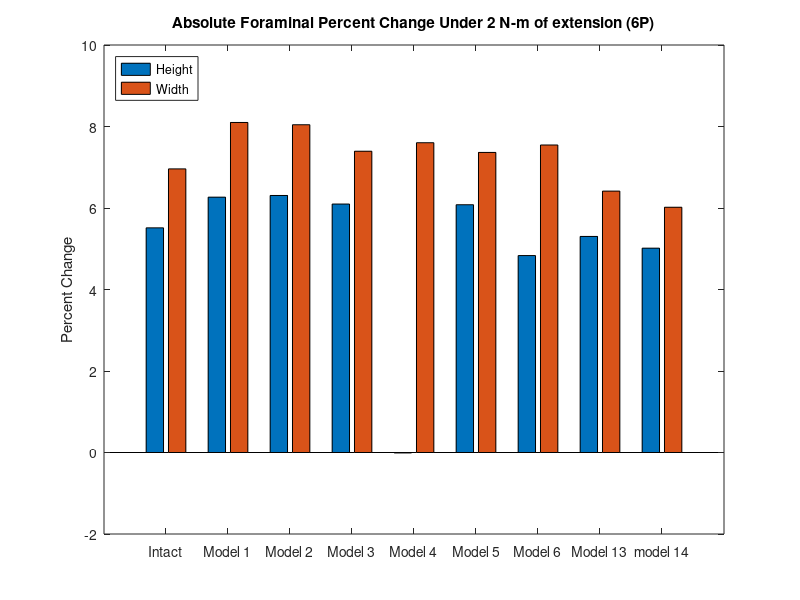
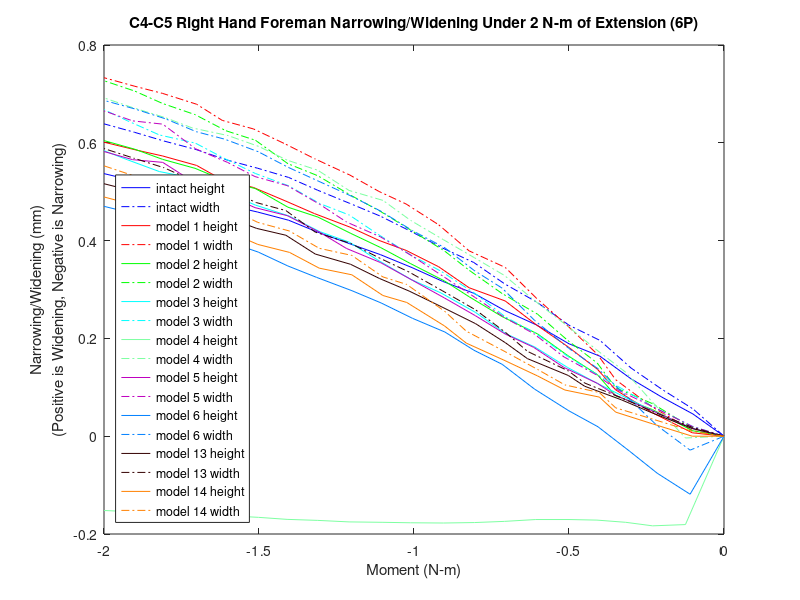

The MATLAB source for these figures, in order:
%% foramen height and width narrowing/widening 
% for all models for the c3-c4 right hand side foramen 
% 4457,20101,9037,21922

% 6P!!

% Values for displacement and base coordinates have not yet been updated from copy paste.

k=21;
zero1=[0 0 0 0 0 0 0 0 0 0 0 0 0 0 0 0 0 0 0 0 0];

mag15y=zero1;
mag15x=zero1;
width15=zero1;
height15=zero1;

mag14y=zero1;
mag14x=zero1;
width14=zero1;
height14=zero1;

mag13y=zero1;
mag13x=zero1;
width13=zero1;
height13=zero1;

mag6y=zero1;
mag6x=zero1;
width6=zero1;
height6=zero1;

mag5y=zero1;
mag5x=zero1;
width5=zero1;
height5=zero1;

mag4y=zero1;
mag4x=zero1;
width4=zero1;
height4=zero1;

mag3y=zero1;
mag3x=zero1;
width3=zero1;
height3=zero1;


mag2y=zero1;
mag2x=zero1;
width2=zero1;
height2=zero1;

mag1y=zero1;
mag1x=zero1;
width1=zero1;
height1=zero1;
% 4457,20101,9037,21922
%% model15_intact_TLC_6P
t15=[2 2.05 2.1 2.15 2.2 2.25 2.30198 2.35365 2.40358 2.45421 2.50322 2.55384 2.60384 2.65565 2.70225 2.75206 2.80139 2.85108 2.90339 2.95085 3];

% 4457
aa1=-9.37506+[5.0731200e-01   1.1644500e+00   1.5506800e+00   1.9639900e+00   2.5077600e+00   2.8013800e+00   3.2607600e+00   3.6284200e+00   4.0456300e+00   4.3220300e+00   4.6224600e+00   4.9013300e+00   5.1402000e+00   5.3886800e+00   5.6410400e+00   5.8114200e+00   5.9624600e+00   6.1547600e+00   6.3126900e+00   6.4798900e+00   6.6315200e+00];
aa2=448.144+[1.0306900e+00  -1.5012900e-01  -6.1033700e-01  -9.3061500e-01  -1.1711500e+00  -1.2597500e+00  -1.3743200e+00  -1.4464000e+00  -1.5506500e+00  -1.6430600e+00  -1.7588200e+00  -1.8775300e+00  -1.9951700e+00  -2.1476400e+00  -2.3366700e+00  -2.4746100e+00  -2.6022700e+00  -2.7766000e+00  -2.9266400e+00  -3.0952800e+00  -3.2596600e+00];
aa3=-689.149+[-6.7815900e-01  -3.7975600e-01  -2.0962600e-01  -4.9592700e-02   1.1037900e-01   1.8674600e-01   2.8496300e-01   3.4870800e-01   4.1681400e-01   4.6069500e-01   5.0716900e-01   5.4779400e-01   5.8094500e-01   6.1575900e-01   6.5095500e-01   6.7372900e-01   6.9353500e-01   7.1799400e-01   7.3737400e-01   7.5789700e-01   7.7622800e-01];

% 20101
ab1=-11.8681+[3.3679400e-01   7.9844400e-01   1.0706900e+00   1.3706300e+00   1.7743600e+00   1.9939900e+00   2.3406300e+00   2.6185000e+00   2.9350500e+00   3.1452000e+00   3.3732800e+00   3.5833600e+00   3.7635300e+00   3.9515700e+00   4.1445900e+00   4.2740600e+00   4.3887800e+00   4.5350900e+00   4.6554700e+00   4.7840100e+00   4.8999200e+00];
ab2=447.151+[5.9687600e-01  -4.4498200e-01  -8.7930200e-01  -1.1992200e+00  -1.4597800e+00  -1.5634300e+00  -1.6997700e+00  -1.7891300e+00  -1.9071100e+00  -2.0045000e+00  -2.1244100e+00  -2.2455100e+00  -2.3639700e+00  -2.5129600e+00  -2.6935600e+00  -2.8236500e+00  -2.9430400e+00  -3.1045900e+00  -3.2430400e+00  -3.3983200e+00  -3.5476600e+00];
ab3=-698.575+[-5.1114300e-01  -2.2261900e-01  -5.6553600e-02   1.0054300e-01   2.6173400e-01   3.3903400e-01   4.4006300e-01   5.0769300e-01   5.7826400e-01   6.2226500e-01   6.6794100e-01   7.0825100e-01   7.4127200e-01   7.7497600e-01   8.0766900e-01   8.2868700e-01   8.4715500e-01   8.6979200e-01   8.8778600e-01   9.0623200e-01   9.2221800e-01];

% 9037
ac1=-7.50723+[5.6194400e-01   1.2935000e+00   1.7392700e+00   2.2144000e+00   2.8251600e+00   3.1514400e+00   3.6530500e+00   4.0483300e+00   4.4960200e+00   4.7928700e+00   5.1160900e+00   5.4162500e+00   5.6729900e+00   5.9403900e+00   6.2128800e+00   6.3968000e+00   6.5596200e+00   6.7668300e+00   6.9371300e+00   7.1177900e+00   7.2816400e+00];
ac2=444.719+[1.0471600e+00  -4.0639900e-02  -4.3855800e-01  -6.9521900e-01  -8.6407900e-01  -9.1611600e-01  -9.7960200e-01  -1.0151400e+00  -1.0763200e+00  -1.1381600e+00  -1.2185100e+00  -1.3027400e+00  -1.3898800e+00  -1.5081600e+00  -1.6591400e+00  -1.7704200e+00  -1.8739700e+00  -2.0165600e+00  -2.1395700e+00  -2.2781600e+00  -2.4141200e+00];
ac3=-690.512+[-6.4682200e-01  -4.6893600e-01  -3.5594100e-01  -2.4591900e-01  -1.3830300e-01  -8.7808300e-02  -2.7320400e-02   8.0186000e-03   4.1935600e-02   6.1346300e-02   7.9662000e-02   9.3050300e-02   1.0193600e-01   1.0928600e-01   1.1417600e-01   1.1584000e-01   1.1657500e-01   1.1599100e-01   1.1437700e-01   1.1197300e-01   1.0870700e-01];

% 21922
ad1=-12.9198+[3.2311600e-01   7.6024400e-01   1.0016700e+00   1.2671000e+00   1.6343500e+00   1.8364300e+00   2.1628000e+00   2.4299700e+00   2.7343800e+00   2.9359000e+00   3.1539400e+00   3.3541500e+00   3.5262200e+00   3.7052400e+00   3.8881000e+00   4.0104400e+00   4.1188300e+00   4.2569900e+00   4.3704600e+00   4.4913500e+00   4.6001400e+00];
ad2=450.785+[6.8449100e-01  -4.5623900e-01  -9.3953400e-01  -1.3023400e+00  -1.6050900e+00  -1.7286600e+00  -1.8918700e+00  -1.9989600e+00  -2.1393500e+00  -2.2542500e+00  -2.3950900e+00  -2.5369000e+00  -2.6745200e+00  -2.8466000e+00  -3.0545200e+00  -3.2041900e+00  -3.3415300e+00  -3.5272000e+00  -3.6862400e+00  -3.8646700e+00  -4.0363000e+00];
ad3=-694.998+[-6.0699400e-01  -2.2343400e-01  -1.8139700e-02   1.6972500e-01   3.5923800e-01   4.4942000e-01   5.6855700e-01   6.4876500e-01   7.3546800e-01   7.9219400e-01   8.5300200e-01   9.0809400e-01   9.5498900e-01   1.0055000e+00   1.0579600e+00   1.0929900e+00   1.1242400e+00   1.1639400e+00   1.1963300e+00   1.2307800e+00   1.2620300e+00];

ya1=aa1-ab1;
ya2=aa2-ab2;
ya3=aa3-ab3;
xa1=ad1-ac1;
xa2=ad2-ac2;
xa3=ad3-ac3;
x15=[xa1',xa2',xa3'];
y15=[ya1',ya2',ya3'];

for n=1:k
    mag15x(n)=sqrt(x15(n,1)^2+x15(n,2)^2+x15(n,3)^2);
end
for n=1:k
    mag15y(n)=sqrt(y15(n,1)^2+y15(n,2)^2+y15(n,3)^2);
end
for n=1:k
    width15(n)=mag15x(1,1)-mag15x(1,n);
end
for n=1:k
    height15(n)=mag15y(1,1)-mag15y(1,n);
end

%% model1_slideslide_tether/S2_6P
t1=[2 2.05126 2.11533 2.17471 2.20404 2.25121 2.30289 2.35286 2.41117 2.46025 2.51267 2.5564 2.60334 2.66048 2.70822 2.759 2.80923 2.85061 2.90524 2.95003 3];

% 4457
ae1=-9.37506+[-3.0640500e-01   1.5620400e-02   4.4823400e-01   1.0086400e+00   1.5231800e+00   2.1534000e+00   2.8115300e+00   3.5176100e+00   3.9148100e+00   4.5314900e+00   4.9948200e+00   5.2662700e+00   5.6177100e+00   5.9545800e+00   6.2656500e+00   6.5806500e+00   6.7621200e+00   7.0867400e+00   7.2958300e+00   7.4382100e+00   7.6083900e+00];
ae2=448.144+[2.1859200e+00   1.7573300e+00   1.2549800e+00   6.2899200e-01   8.2902000e-02  -5.1353100e-01  -1.0735400e+00  -1.6002900e+00  -1.8759200e+00  -2.2692800e+00  -2.5467100e+00  -2.7046600e+00  -2.9064200e+00  -3.1021900e+00  -3.2891800e+00  -3.4908900e+00  -3.6140100e+00  -3.8497100e+00  -4.0145000e+00  -4.1295300e+00  -4.2748700e+00];
ae3=-689.149+[-1.1481100e+00  -1.2589600e+00  -1.0192500e+00  -7.0956600e-01  -4.6077600e-01  -2.2674900e-01  -4.4044000e-02   1.0339000e-01   1.7304700e-01   2.6894400e-01   3.3315500e-01   3.6852900e-01   4.1236800e-01   4.5249200e-01   4.8873600e-01   5.2416300e-01   5.4331100e-01   5.7625000e-01   5.9631200e-01   6.0956200e-01   6.2538400e-01];

% 20101
af1=-11.8681+[-3.2046100e-01  -1.1510000e-01   1.6562500e-01   5.4834400e-01   9.2096000e-01   1.4008400e+00   1.9129600e+00   2.4637900e+00   2.7751200e+00   3.2586400e+00   3.6204800e+00   3.8319000e+00   4.1053400e+00   4.3667900e+00   4.6096100e+00   4.8569800e+00   4.9999600e+00   5.2549400e+00   5.4186100e+00   5.5303700e+00   5.6639300e+00];
af2=447.151+[1.5394400e+00   1.0932500e+00   6.1646100e-01   3.6942200e-02  -4.5983600e-01  -1.0062500e+00  -1.5213300e+00  -2.0090900e+00  -2.2661000e+00  -2.6378500e+00  -2.9031600e+00  -3.0556100e+00  -3.2514800e+00  -3.4425000e+00  -3.6260300e+00  -3.8238200e+00  -3.9445000e+00  -4.1733300e+00  -4.3321700e+00  -4.4428800e+00  -4.5818300e+00];
af3=-698.575+[-8.3785300e-01  -9.2002400e-01  -6.8295200e-01  -3.7546200e-01  -1.3286700e-01   9.6263500e-02   2.7601000e-01   4.2398000e-01   4.9524100e-01   5.9521800e-01   6.6364500e-01   7.0148000e-01   7.4852100e-01   7.9100000e-01   8.2847100e-01   8.6434600e-01   8.8365900e-01   9.1568100e-01   9.3508000e-01   9.4813800e-01   9.6355400e-01];

% 9037
ag1=-7.50723+[-2.5743400e-01   1.0864800e-01   6.0187500e-01   1.2377600e+00   1.8143700e+00   2.5060500e+00   3.2161600e+00   3.9652100e+00   4.3844000e+00   5.0340300e+00   5.5218300e+00   5.8076100e+00   6.1775400e+00   6.5325000e+00   6.8607500e+00   7.1938600e+00   7.3861200e+00   7.7304700e+00   7.9525200e+00   8.1035500e+00   8.2841300e+00];
ag2=444.719+[2.1685800e+00   1.7794000e+00   1.3386200e+00   7.9720500e-01   3.2745800e-01  -1.8636100e-01  -6.6861100e-01  -1.1215500e+00  -1.3563800e+00  -1.6859100e+00  -1.9141300e+00  -2.0425300e+00  -2.2050300e+00  -2.3615400e+00  -2.5104600e+00  -2.6712800e+00  -2.7696500e+00  -2.9587100e+00  -3.0917400e+00  -3.1847900e+00  -3.3029600e+00];
ag3=-690.512+[-1.0346900e+00  -1.1854100e+00  -1.0121000e+00  -7.9137100e-01  -6.1973800e-01  -4.6619900e-01  -3.5792600e-01  -2.8208900e-01  -2.5136700e-01  -2.1427400e-01  -1.9353000e-01  -1.8348200e-01  -1.7262500e-01  -1.6446100e-01  -1.5828000e-01  -1.5413600e-01  -1.5342300e-01  -1.5458400e-01  -1.5731100e-01  -1.5974300e-01  -1.6313300e-01];

% 21922
ah1=-12.9198+[-3.6086200e-01  -1.6549900e-01   9.3603700e-02   4.4254700e-01   7.8345700e-01   1.2321900e+00   1.7198900e+00   2.2555200e+00   2.5599500e+00   3.0331900e+00   3.3868000e+00   3.5931600e+00   3.8600100e+00   4.1143300e+00   4.3498000e+00   4.5887800e+00   4.7264400e+00   4.9710500e+00   5.1275300e+00   5.2344800e+00   5.3620900e+00];
ah2=450.785+[1.7083600e+00   1.2389000e+00   7.1447500e-01   6.3450300e-02  -4.9979700e-01  -1.1167500e+00  -1.6964500e+00  -2.2428800e+00  -2.5316500e+00  -2.9506700e+00  -3.2510700e+00  -3.4243200e+00  -3.6475900e+00  -3.8658300e+00  -4.0758500e+00  -4.3022400e+00  -4.4403500e+00  -4.7024100e+00  -4.8843200e+00  -5.0111400e+00  -5.1702600e+00];
ah3=-694.998+[-1.0313900e+00  -1.0918700e+00  -8.1016700e-01  -4.3823600e-01  -1.3836700e-01   1.4972500e-01   3.8261700e-01   5.7934900e-01   6.7677700e-01   8.1477500e-01   9.1054900e-01   9.6428900e-01   1.0320000e+00   1.0944900e+00   1.1510000e+00   1.2069400e+00   1.2382500e+00   1.2927200e+00   1.3274300e+00   1.3511400e+00   1.3797700e+00];

xb1=ah1-ag1;
xb2=ah2-ag2;
xb3=ah3-ag3;
yb1=ae1-af1;
yb2=ae2-af2;
yb3=ae3-af3;
y1=[yb1',yb2',yb3'];
x1=[xb1',xb2',xb3'];

for n=1:k
    mag1x(n)=sqrt(x1(n,1)^2+x1(n,2)^2+x1(n,3)^2);
end
for n=1:k
    mag1y(n)=sqrt(y1(n,1)^2+y1(n,2)^2+y1(n,3)^2);
end
for n=1:k
    height1(n)=mag1y(1,1)-mag1y(1,n);
end
for n=1:k
    width1(n)=mag1x(1,1)-mag1x(1,n);
end
%% model2_SlideSlide_NoTether/S2_6P
t2=[2 2.05126 2.1153 2.17471 2.20447 2.25221 2.30059 2.35788 2.41099 2.45099 2.50605 2.55427 2.60174 2.65492 2.70335 2.75569 2.80363 2.85302 2.90564 2.95047 3];

% 4457
ai1=-9.37506+[-1.7017400e-01  -6.1963300e-02   1.7788700e-01   3.5813800e-01   6.8007300e-01   9.9460100e-01   1.3920300e+00   1.7571700e+00   2.2384200e+00   2.6689500e+00   3.1880200e+00   3.7148500e+00   4.1834700e+00   4.7290500e+00   5.0538400e+00   5.6407100e+00   5.8791500e+00   6.2827100e+00   6.5548300e+00   6.8537100e+00   7.1098200e+00];
ai2=448.144+[2.5984000e+00   2.3762500e+00   2.0042700e+00   1.7494100e+00   1.3134800e+00   9.1361700e-01   4.6156900e-01   9.5424100e-02  -3.1779000e-01  -6.5195900e-01  -1.0303400e+00  -1.3976500e+00  -1.7190500e+00  -2.0880400e+00  -2.3062100e+00  -2.7020200e+00  -2.8642200e+00  -3.1416600e+00  -3.3337500e+00  -3.5510500e+00  -3.7419900e+00];
ai3=-689.149+[-1.3210800e+00  -1.3594900e+00  -1.1862100e+00  -1.0511600e+00  -8.1328200e-01  -5.9934100e-01  -3.7648900e-01  -2.1061400e-01  -4.0571200e-02   7.9117900e-02   2.0015400e-01   3.0329000e-01   3.8149900e-01   4.5969100e-01   5.0062300e-01   5.6383300e-01   5.8543100e-01   6.1668300e-01   6.3590900e-01   6.5543400e-01   6.7064500e-01];

% 20101
aj1=-11.8681+[-2.1616900e-01  -1.5284900e-01  -2.0854900e-02   8.2291000e-02   2.7697800e-01   4.8095400e-01   7.6019900e-01   1.0319600e+00   1.4005700e+00   1.7341300e+00   2.1420600e+00   2.5608900e+00   2.9347800e+00   3.3691600e+00   3.6272900e+00   4.0916900e+00   4.2806200e+00   4.6013300e+00   4.8174200e+00   5.0549700e+00   5.2589600e+00];
aj2=447.151+[1.8236600e+00   1.6164000e+00   1.2639900e+00   1.0223700e+00   6.1263800e-01   2.4585700e-01  -1.6280600e-01  -4.9612300e-01  -8.8040200e-01  -1.1952200e+00  -1.5560500e+00  -1.9104000e+00  -2.2182800e+00  -2.5689600e+00  -2.7754800e+00  -3.1480100e+00  -3.3004800e+00  -3.5623700e+00  -3.7440300e+00  -3.9497000e+00  -4.1305400e+00];
aj3=-698.575+[-9.6580700e-01  -1.0063900e+00  -8.5119300e-01  -7.2526100e-01  -4.9927900e-01  -2.9709600e-01  -8.9446500e-02   6.4989100e-02   2.2674000e-01   3.4390000e-01   4.6564900e-01   5.7336900e-01   6.5648200e-01   7.4118700e-01   7.8636700e-01   8.5738600e-01   8.8239700e-01   9.1992600e-01   9.4283600e-01   9.6618700e-01   9.8492400e-01];

% 9037
ak1=-7.50723+[-1.1656300e-01   1.6456200e-02   3.1160900e-01   5.3062000e-01   9.1762200e-01   1.2884000e+00   1.7444200e+00   2.1531100e+00   2.6782500e+00   3.1408700e+00   3.6931500e+00   4.2491100e+00   4.7411400e+00   5.3118100e+00   5.6507100e+00   6.2619800e+00   6.5101100e+00   6.9300700e+00   7.2135000e+00   7.5250700e+00   7.7920800e+00];
ak2=444.719+[2.5710800e+00   2.3710600e+00   2.0489100e+00   1.8310100e+00   1.4616300e+00   1.1247000e+00   7.4406900e-01   4.3508200e-01   8.4701100e-02  -1.9953700e-01  -5.2196700e-01  -8.3545800e-01  -1.1093100e+00  -1.4226000e+00  -1.6071700e+00  -1.9406100e+00  -2.0767500e+00  -2.3089000e+00  -2.4690600e+00  -2.6497700e+00  -2.8082000e+00];
ak3=-690.512+[-1.1726200e+00  -1.2347000e+00  -1.1102400e+00  -1.0109000e+00  -8.3683700e-01  -6.8300300e-01  -5.2746700e-01  -4.1426300e-01  -3.0220900e-01  -2.2855000e-01  -1.5902200e-01  -1.0558600e-01  -7.1539300e-02  -4.4892200e-02  -3.4752400e-02  -2.7873600e-02  -2.9316700e-02  -3.7144100e-02  -4.4626800e-02  -5.4969800e-02  -6.5800900e-02];

% 21922
al1=-12.9198+[-2.5352100e-01  -1.9904400e-01  -9.1009000e-02  -6.5726400e-03   1.5333600e-01   3.2507500e-01   5.7035200e-01   8.1733700e-01   1.1641300e+00   1.4832300e+00   1.8777600e+00   2.2867800e+00   2.6537900e+00   3.0811400e+00   3.3353600e+00   3.7928200e+00   3.9789000e+00   4.2944700e+00   4.5065800e+00   4.7393600e+00   4.9391300e+00];
al2=450.785+[2.0291800e+00   1.8065300e+00   1.4200500e+00   1.1513100e+00   6.8914800e-01   2.7007700e-01  -1.9825300e-01  -5.7866200e-01  -1.0126100e+00  -1.3660200e+00  -1.7691800e+00  -2.1643500e+00  -2.5088700e+00  -2.9028400e+00  -3.1355500e+00  -3.5565300e+00  -3.7292200e+00  -4.0261100e+00  -4.2322500e+00  -4.4659700e+00  -4.6717700e+00];
al3=-694.998+[-1.2003100e+00  -1.2267900e+00  -1.0417600e+00  -8.9230400e-01  -6.2145100e-01  -3.7526000e-01  -1.1838900e-01   7.4203400e-02   2.7638600e-01   4.2496700e-01   5.8120700e-01   7.2250900e-01   8.3581300e-01   9.5580700e-01   1.0220800e+00   1.1314500e+00   1.1721800e+00   1.2364200e+00   1.2775700e+00   1.3214300e+00   1.3581600e+00];

xc1=al1-ak1;
xc2=al2-ak2;
xc3=al3-ak3;
yd1=ai1-aj1;
yd2=ai2-aj2;
yd3=ai3-aj3;
y2=[yd1',yd2',yd3'];
x2=[xc1',xc2',xc3'];

for n=1:k
    mag2x(n)=sqrt(x2(n,1)^2+x2(n,2)^2+x2(n,3)^2);
end
for n=1:k
    mag2y(n)=sqrt(y2(n,1)^2+y2(n,2)^2+y2(n,3)^2);
end
for n=1:k
    height2(n)=mag2y(1,1)-mag2y(1,n);
end
for n=1:k
    width2(n)=mag2x(1,1)-mag2x(1,n);
end

%% model3_APSlide_Tether/S2_6P
t3=[2 2.05126 2.11533 2.16533 2.20361 2.25215 2.30482 2.35211 2.4011 2.4565 2.50468 2.55973 2.60432 2.65144 2.70196 2.75595 2.80367 2.85248 2.91084 2.96199 3];
% 4457
am1=-9.37506+[3.5697400e-01   3.8670400e-01   4.6608900e-01   5.6448900e-01   6.5145900e-01   7.8669400e-01   9.9214000e-01   1.1411800e+00   1.3982400e+00   1.6509100e+00   1.8529900e+00   2.2081800e+00   2.5807200e+00   2.8269600e+00   3.2296200e+00   3.5265500e+00   3.8876000e+00   4.3153100e+00   4.5411700e+00   4.9326300e+00   5.2365500e+00];
am2=448.144+[1.9618200e+00   1.8663800e+00   1.6750800e+00   1.4845300e+00   1.3254600e+00   1.0917400e+00   7.5907800e-01   5.3416500e-01   1.7855600e-01  -1.2642500e-01  -3.4309600e-01  -6.8093200e-01  -9.8808700e-01  -1.1735400e+00  -1.4626100e+00  -1.6661800e+00  -1.9081300e+00  -2.1877900e+00  -2.3332600e+00  -2.5821400e+00  -2.7728800e+00];
am3=-689.149+[-1.2861900e+00  -1.2605200e+00  -1.1629300e+00  -1.0552200e+00  -9.6482200e-01  -8.3099800e-01  -6.4152400e-01  -5.1663700e-01  -3.2882400e-01  -1.7628500e-01  -7.3473800e-02   7.7957300e-02   2.0480200e-01   2.7548700e-01   3.7835100e-01   4.4458100e-01   5.1832700e-01   5.9316200e-01   6.2866100e-01   6.8264700e-01   7.1878700e-01];
% 20101
an1=-11.8681+[1.9195900e-01   2.0780600e-01   2.4338400e-01   2.8770800e-01   3.2820500e-01   3.9380500e-01   5.0364500e-01   5.9089300e-01   7.5549500e-01   9.2690100e-01   1.0696300e+00   1.3351900e+00   1.6228900e+00   1.8147200e+00   2.1302800e+00   2.3642100e+00   2.6502500e+00   2.9911300e+00   3.1716300e+00   3.4855100e+00   3.7292400e+00];
an2=447.151+[1.2337100e+00   1.1559100e+00   9.8703800e-01   8.1221900e-01   6.6330500e-01   4.4300300e-01   1.3125600e-01  -7.6784100e-02  -4.0455700e-01  -6.8133800e-01  -8.7894200e-01  -1.1944500e+00  -1.4896600e+00  -1.6706900e+00  -1.9547300e+00  -2.1549800e+00  -2.3925600e+00  -2.6663000e+00  -2.8086000e+00  -3.0517900e+00  -3.2374900e+00];
an3=-698.575+[-8.9701400e-01  -8.8752600e-01  -8.1923300e-01  -7.3130700e-01  -6.5432900e-01  -5.3609500e-01  -3.6413000e-01  -2.5141600e-01  -8.3827500e-02   4.9598300e-02   1.4056600e-01   2.7689200e-01   3.9463200e-01   4.6220200e-01   5.6251600e-01   6.2879300e-01   7.0376400e-01   7.8218800e-01   8.2028200e-01   8.7979700e-01   9.2055100e-01];
% 9037
ao1=-7.50723+[4.2968700e-01   4.7274900e-01   5.8626100e-01   7.1979900e-01   8.3600700e-01   1.0135100e+00   1.2766100e+00   1.4628100e+00   1.7755200e+00   2.0722100e+00   2.3037400e+00   2.7023200e+00   3.1115900e+00   3.3784300e+00   3.8113000e+00   4.1277700e+00   4.5107500e+00   4.9619200e+00   5.1993700e+00   5.6097200e+00   5.9272700e+00];
ao2=444.719+[1.9664300e+00   1.8823000e+00   1.7201900e+00   1.5610200e+00   1.4289600e+00   1.2359400e+00   9.6263700e-01   7.7841100e-01   4.8757900e-01   2.3797700e-01   6.0541500e-02  -2.1639200e-01  -4.6889700e-01  -6.2192600e-01  -8.6076000e-01  -1.0292700e+00  -1.2292700e+00  -1.4603600e+00  -1.5804100e+00  -1.7855600e+00  -1.9425700e+00];
ao3=-690.512+[-1.1964600e+00  -1.1812200e+00  -1.1089100e+00  -1.0283400e+00  -9.6104700e-01  -8.6181300e-01  -7.2286100e-01  -6.3241300e-01  -4.9879100e-01  -3.9263100e-01  -3.2249100e-01  -2.2094200e-01  -1.3796800e-01  -9.3289800e-02  -3.0650000e-02   7.0650800e-03   4.6459700e-02   8.1250900e-02   9.5828800e-02   1.1392000e-01   1.2237700e-01];
% 21922
ap1=-12.9198+[1.6308400e-01   1.7252300e-01   1.9040100e-01   2.1571000e-01   2.3960900e-01   2.7996600e-01   3.5398300e-01   4.1763900e-01   5.4652400e-01   6.8999800e-01   8.1448200e-01   1.0545200e+00   1.3221300e+00   1.5033500e+00   1.8038200e+00   2.0286100e+00   2.3048200e+00   2.6357700e+00   2.8114900e+00   3.1177100e+00   3.3560500e+00];
ap2=450.785+[1.3985100e+00   1.3131500e+00   1.1260300e+00   9.3031300e-01   7.6267900e-01   5.1288500e-01   1.5544900e-01  -8.4284900e-02  -4.6349100e-01  -7.8347200e-01  -1.0113100e+00  -1.3728000e+00  -1.7077700e+00  -1.9121200e+00  -2.2319900e+00  -2.4574200e+00  -2.7253300e+00  -3.0347300e+00  -3.1957800e+00  -3.4712200e+00  -3.6816900e+00];
ap3=-694.998+[-1.0828400e+00  -1.0672800e+00  -9.8505900e-01  -8.8082000e-01  -7.8923100e-01  -6.4808500e-01  -4.4052400e-01  -3.0345000e-01  -9.6648500e-02   6.9243900e-02   1.8277200e-01   3.5326100e-01   5.0035000e-01   5.8517700e-01   7.1198300e-01   7.9712000e-01   8.9491800e-01   1.0003000e+00   1.0525100e+00   1.1361800e+00   1.1953800e+00];

xe1=ap1-ao1;
xe2=ap2-ao2;
xe3=ap3-ao3;
yf1=am1-an1;
yf2=am2-an2;
yf3=am3-an3;
y3=[yf1',yf2',yf3'];
x3=[xe1',xe2',xe3'];

for n=1:k
    mag3x(n)=sqrt(x3(n,1)^2+x3(n,2)^2+x3(n,3)^2);
end
for n=1:k
    mag3y(n)=sqrt(y3(n,1)^2+y3(n,2)^2+y3(n,3)^2);
end
for n=1:k
    height3(n)=mag3y(1,1)-mag3y(1,n);
end
for n=1:k
    width3(n)=mag3x(1,1)-mag3x(1,n);
end


%% model4_APSlide_NoTether/S2_6P
t4=[2 2.0622 2.11523 2.15852 2.20492 2.25001 2.30364 2.35417 2.40231 2.45225 2.50547 2.55011 2.60474 2.65523 2.70472 2.7507 2.80007 2.85772 2.90074 2.95442 3];
% 4457
aq1=-9.37506+[-4.4029300e-01   1.2335600e+00   2.1379500e+00   2.7176900e+00   3.1343200e+00   3.5653900e+00   4.0409200e+00   4.5400100e+00   4.8773500e+00   5.2257500e+00   5.5868300e+00   5.9352900e+00   6.1102600e+00   6.4491800e+00   6.6270500e+00   6.8776000e+00   7.0756000e+00   7.2098600e+00   7.3949100e+00   7.5810400e+00   7.7518500e+00];
aq2=448.144+[2.2729300e+00   1.3383200e-01  -9.2857000e-01  -1.5071100e+00  -1.7955700e+00  -1.9832100e+00  -2.1411400e+00  -2.2859400e+00  -2.3979600e+00  -2.5390400e+00  -2.7205300e+00  -2.9185800e+00  -3.0290800e+00  -3.2684500e+00  -3.4051800e+00  -3.6175100e+00  -3.7930700e+00  -3.9170500e+00  -4.0956900e+00  -4.2812500e+00  -4.4649000e+00];
aq3=689.149+[-1.2343600e-01  -8.2256500e-01  -4.6433400e-01  -2.5312000e-01  -1.2804200e-01  -2.2815400e-02   7.8648000e-02   1.6440800e-01   2.1933200e-01   2.7589400e-01   3.3368000e-01   3.8716500e-01   4.1250400e-01   4.6000900e-01   4.8392000e-01   5.1647100e-01   5.4044600e-01   5.5604700e-01   5.7636500e-01   5.9556000e-01   6.1230300e-01];
% 20101
ar1=-11.8681+[-4.2105700e-01   8.1373400e-01   1.4764600e+00   1.9090600e+00   2.2261400e+00   2.5568500e+00   2.9218800e+00   3.3033900e+00   3.5616600e+00   3.8297900e+00   4.1075100e+00   4.3732200e+00   4.5069500e+00   4.7651100e+00   4.9020900e+00   5.0969200e+00   5.2513600e+00   5.3558800e+00   5.5002100e+00   5.6450700e+00   5.7779500e+00];
ar2=447.151+[1.4900500e+00  -3.3856900e-01  -1.2826700e+00  -1.8077000e+00  -2.0862000e+00  -2.2832400e+00  -2.4574800e+00  -2.6200800e+00  -2.7422100e+00  -2.8904800e+00  -3.0739500e+00  -3.2699900e+00  -3.3783000e+00  -3.6093900e+00  -3.7408300e+00  -3.9436500e+00  -4.1109900e+00  -4.2285900e+00  -4.3975800e+00  -4.5722200e+00  -4.7433800e+00];
ar3=-698.575+[6.5302800e-02  -4.5262300e-01  -9.1396700e-02   1.1289400e-01   2.3370000e-01   3.3800600e-01   4.3977100e-01   5.2964100e-01   5.8718200e-01   6.4491100e-01   7.0246300e-01   7.5524100e-01   7.7984700e-01   8.2449200e-01   8.4643100e-01   8.7502100e-01   8.9573500e-01   9.0882900e-01   9.2616200e-01   9.4310600e-01   9.5739500e-01];
% 9037
as1=-7.50723+[-3.8446300e-01   1.3827200e+00   2.3700800e+00   3.0140700e+00   3.4763500e+00   3.9487000e+00   4.4646100e+00   4.9969500e+00   5.3559400e+00   5.7270700e+00   6.1125700e+00   6.4844600e+00   6.6711200e+00   7.0326800e+00   7.2225200e+00   7.4907200e+00   7.7028200e+00   7.8466800e+00   8.0448200e+00   8.2435000e+00   8.4259300e+00];
as2=444.719+[2.2354400e+00   2.5832500e-01  -6.8877400e-01  -1.1828500e+00  -1.4135300e+00  -1.5486700e+00  -1.6525400e+00  -1.7471500e+00  -1.8242100e+00  -1.9265800e+00  -2.0642300e+00  -2.2176400e+00  -2.3048700e+00  -2.4969700e+00  -2.6077400e+00  -2.7810000e+00  -2.9244700e+00  -3.0260200e+00  -3.1730400e+00  -3.3265800e+00  -3.4794300e+00];
as3=-690.512+[5.8991400e-02  -9.1777600e-01  -6.9334500e-01  -5.6143400e-01  -4.8259800e-01  -4.1603100e-01  -3.5363900e-01  -3.0665100e-01  -2.7900100e-01  -2.5273000e-01  -2.2903400e-01  -2.1010900e-01  -2.0270400e-01  -1.9138000e-01  -1.8705700e-01  -1.8331500e-01  -1.8251400e-01  -1.8293000e-01  -1.8502800e-01  -1.8857300e-01  -1.9350900e-01];
% 21922
at1=-12.9198+[-4.7550300e-01   7.7169400e-01   1.4052900e+00   1.8039900e+00   2.0951100e+00   2.4033900e+00   2.7477200e+00   3.1161500e+00   3.3659300e+00   3.6246400e+00   3.8913100e+00   4.1458900e+00   4.2740400e+00   4.5206200e+00   4.6512700e+00   4.8363300e+00   4.9826900e+00   5.0815300e+00   5.2180600e+00   5.3554500e+00   5.4811900e+00];
at2=450.785+[1.6833300e+00  -3.2396600e-01  -1.3792300e+00  -1.9757300e+00  -2.2957700e+00  -2.5246000e+00  -2.7291300e+00  -2.9181700e+00  -3.0595600e+00  -3.2305100e+00  -3.4413400e+00  -3.6665000e+00  -3.7905600e+00  -4.0547000e+00  -4.2047500e+00  -4.4361300e+00  -4.6271000e+00  -4.7613300e+00  -4.9541000e+00  -5.1532100e+00  -5.3484200e+00];
at3=-694.998+[-1.5938200e-01  -4.8175700e-01  -1.8735800e-02   2.4282600e-01   3.9366500e-01   5.1944100e-01   6.4130400e-01   7.4990200e-01   8.2121400e-01   8.9518900e-01   9.7215000e-01   1.0454700e+00   1.0811600e+00   1.1488300e+00   1.1836000e+00   1.2315900e+00   1.2681100e+00   1.2922000e+00   1.3251600e+00   1.3581500e+00   1.3880700e+00];

xg1=at1-as1;
xg2=at2-as2;
xg3=at3-as3;
yh1=aq1-ar1;
yh2=aq2-ar2;
yh3=aq3-ar3;
y4=[yh1',yh2',yh3'];
x4=[xg1',xg2',xg3'];

for n=1:k
    mag4x(n)=sqrt(x4(n,1)^2+x4(n,2)^2+x4(n,3)^2);
end
for n=1:k
    mag4y(n)=sqrt(y4(n,1)^2+y4(n,2)^2+y4(n,3)^2);
end
for n=1:k
    height4(n)=mag4y(1,1)-mag4y(1,n);
end
for n=1:k
    width4(n)=mag4x(1,1)-mag4x(1,n);
end

%% model5_LatSlide_Tether/S2_6P
t5=[2 2.05126 2.11533 2.17471 2.20404 2.25806 2.30703 2.35279 2.40109 2.45138 2.50274 2.55389 2.60894 2.65187 2.70418 2.75649 2.80083 2.85242 2.90526 2.95387 3];
% 4457
au1=-9.37506+[3.3988300e-01   3.6824000e-01   4.4399900e-01   5.3849600e-01   6.2222500e-01   7.5267700e-01   9.5131500e-01   1.0957700e+00   1.3126300e+00   1.5392500e+00   1.7937800e+00   2.0975600e+00   2.3807300e+00   2.7448500e+00   3.1638700e+00   3.3790400e+00   3.7277300e+00   4.0835300e+00   4.7608600e+00   4.8497700e+00   5.1202300e+00];
au2=448.144+[1.9866000e+00   1.8932700e+00   1.7051800e+00   1.5175000e+00   1.3609000e+00   1.1308400e+00   8.0403600e-01   5.8254700e-01   2.7546300e-01  -1.0025200e-02  -2.9126500e-01  -5.8965700e-01  -8.3591100e-01  -1.1205200e+00  -1.4234900e+00  -1.5734500e+00  -1.8101700e+00  -2.0453200e+00  -2.4816100e+00  -2.5380500e+00  -2.7085200e+00];
au3=-689.149+[-1.2875100e+00  -1.2626700e+00  -1.1673700e+00  -1.0620600e+00  -9.7362900e-01  -8.4273500e-01  -6.5654800e-01  -5.3283300e-01  -3.6816300e-01  -2.2168100e-01  -8.5381500e-02   5.1253000e-02   1.5691400e-01   2.6948100e-01   3.7844900e-01   4.2906000e-01   5.0400300e-01   5.7043900e-01   6.7489000e-01   6.8702700e-01   7.2066400e-01];
% 20101
av1=-11.8681+[1.6997400e-01   1.8485900e-01   2.1799000e-01   2.5999700e-01   2.9864100e-01   3.6140600e-01   4.6692300e-01   5.5079200e-01   6.8779900e-01   8.3934600e-01   1.0173300e+00   1.2425100e+00   1.4598400e+00   1.7421600e+00   2.0703900e+00   2.2397200e+00   2.5153900e+00   2.7985800e+00   3.3407400e+00   3.4120300e+00   3.6289900e+00];
av2=447.151+[1.2432900e+00   1.1672300e+00   1.0019200e+00   8.3100500e-01   6.8560100e-01   4.7003500e-01   1.6450500e-01  -4.0326500e-02  -3.2347400e-01  -5.8275600e-01  -8.3859200e-01  -1.1158900e+00  -1.3498900e+00  -1.6255500e+00  -1.9226100e+00  -2.0701300e+00  -2.3021500e+00  -2.5320600e+00  -2.9584600e+00  -3.0135300e+00  -3.1795200e+00];
av3=-698.575+[-8.9375500e-01  -8.8514600e-01  -8.1977800e-01  -7.3511200e-01  -6.6075200e-01  -5.4609800e-01  -3.7775700e-01  -2.6604700e-01  -1.1896100e-01   9.6228100e-03   1.2996200e-01   2.5257000e-01   3.4916400e-01   4.5530300e-01   5.6121600e-01   6.1143400e-01   6.8676400e-01   7.5528000e-01   8.6770500e-01   8.8101900e-01   9.1852500e-01];
% 9037
aw1=-7.50723+[4.1513500e-01   4.5658700e-01   5.6567000e-01   6.9438500e-01   8.0663100e-01   9.7857900e-01   1.2340700e+00   1.4154100e+00   1.6810400e+00   1.9498300e+00   2.2432200e+00   2.5859000e+00   2.8993300e+00   3.2960600e+00   3.7469200e+00   3.9768900e+00   4.3475500e+00   4.7236800e+00   5.4356700e+00   5.5288100e+00   5.8116600e+00];
aw2=444.719+[1.9912800e+00   1.9090200e+00   1.7494800e+00   1.5924600e+00   1.4622900e+00   1.2721500e+00   1.0036400e+00   8.2229000e-01   5.7134100e-01   3.3791300e-01   1.0779900e-01  -1.3646400e-01  -3.3849300e-01  -5.7274100e-01  -8.2298100e-01  -9.4687900e-01  -1.1424000e+00  -1.3366300e+00  -1.6964700e+00  -1.7429200e+00  -1.8831600e+00];
aw3=-690.512+[-1.1941100e+00  -1.1794000e+00  -1.1089800e+00  -1.0305000e+00  -9.6491100e-01  -8.6811200e-01  -7.3158800e-01  -6.4182900e-01  -5.2415500e-01  -4.2133100e-01  -3.2768200e-01  -2.3550400e-01  -1.6551000e-01  -9.3265600e-02  -2.6553100e-02   3.0497900e-03   4.4356000e-02   7.7160000e-02   1.1885400e-01   1.2283100e-01   1.3175500e-01];
% 21922
ax1=-12.9198+[1.3890300e-01   1.4750100e-01   1.6357300e-01   1.8729100e-01   2.0984700e-01   2.4769000e-01   3.1765100e-01   3.7788600e-01   4.8330700e-01   6.0774400e-01   7.6132000e-01   9.6317900e-01   1.1634000e+00   1.4283700e+00   1.7405400e+00   1.9027300e+00   2.1682700e+00   2.4425500e+00   2.9702200e+00   3.0397500e+00   3.2517000e+00];
ax2=450.785+[1.4125100e+00   1.3290800e+00   1.1457300e+00   9.5405600e-01   7.9012300e-01   5.4551000e-01   1.9516800e-01  -4.0849000e-02  -3.6847800e-01  -6.6869800e-01  -9.6401600e-01  -1.2825500e+00  -1.5492400e+00  -1.8613900e+00  -2.1961800e+00  -2.3624300e+00  -2.6242800e+00  -2.8841500e+00  -3.3670100e+00  -3.4294200e+00  -3.6176200e+00];
ax3=-694.998+[-1.0848600e+00  -1.0703600e+00  -9.9111000e-01  -8.9008700e-01  -8.0115300e-01  -6.6387700e-01  -4.6059700e-01  -3.2490500e-01  -1.4382500e-01   1.5687500e-02   1.6555100e-01   3.1886400e-01   4.3962100e-01   5.7268900e-01   7.0651600e-01   7.7068600e-01   8.6841400e-01   9.5953100e-01   1.1143700e+00   1.1331500e+00   1.1871500e+00];

xi1=ax1-aw1;
xi2=ax2-aw2;
xi3=ax3-aw3;
yj1=au1-av1;
yj2=au2-av2;
yj3=au3-av3;
y5=[yj1',yj2',yj3'];
x5=[xi1',xi2',xi3'];

for n=1:k
    mag5x(n)=sqrt(x5(n,1)^2+x5(n,2)^2+x5(n,3)^2);
end
for n=1:k
    mag5y(n)=sqrt(y5(n,1)^2+y5(n,2)^2+y5(n,3)^2);
end
for n=1:k
    height5(n)=mag5y(1,1)-mag5y(1,n);
end
for n=1:k
    width5(n)=mag5x(1,1)-mag5x(1,n);
end


%% model6_LatSlide_NoTether/S2_6P
t6=[2 2.05467 2.1077 2.15244 2.20335 2.25035 2.30555 2.35774 2.40313 2.45015 2.50252 2.55284 2.60017 2.65712 2.70364 2.75106 2.80515 2.85128 2.90047 2.95082 3];
% 4457
ay1=-9.37506+[-4.4025400e-01   5.5523000e-03   5.2324200e-01   1.1010200e+00   1.7560200e+00   2.2247200e+00   2.8714200e+00   3.5998300e+00   4.0106200e+00   4.5397500e+00   4.9218500e+00   5.3274000e+00   5.6429300e+00   5.9677100e+00   6.2414500e+00   6.5680300e+00   6.8455700e+00   7.0010100e+00   7.2553600e+00   7.4560900e+00   7.6230300e+00];
ay2=448.144+[2.2728400e+00   1.5936200e+00   1.0372600e+00   4.2488900e-01  -2.2774600e-01  -6.5194000e-01  -1.1903100e+00  -1.7165700e+00  -1.9845300e+00  -2.3011100e+00  -2.5165500e+00  -2.7388100e+00  -2.9099700e+00  -3.0902400e+00  -3.2489200e+00  -3.4523900e+00  -3.6353400e+00  -3.7429000e+00  -3.9341200e+00  -4.0948500e+00  -4.2380200e+00];
ay3=-689.149+[-1.2469200e-01  -1.2063800e+00  -9.5689800e-01  -6.5834200e-01  -3.7329700e-01  -2.1383200e-01  -3.7615400e-02   1.1277300e-01   1.8371400e-01   2.6623300e-01   3.2116200e-01   3.7596000e-01   4.1673700e-01   4.5714100e-01   4.9024900e-01   5.2801100e-01   5.5608000e-01   5.7134800e-01   5.9576000e-01   6.1456000e-01   6.3023000e-01];
% 20101
az1=-11.8681+[-4.2103300e-01  -1.3202200e-01   2.1245700e-01   6.1594300e-01   1.1011600e+00   1.4600200e+00   1.9632200e+00   2.5307900e+00   2.8519200e+00   3.2663600e+00   3.5644600e+00   3.8796000e+00   4.1247200e+00   4.3765100e+00   4.5903000e+00   4.8476300e+00   5.0696200e+00   5.1925400e+00   5.3925700e+00   5.5504000e+00   5.6815500e+00];
az2=447.151+[1.4902400e+00   9.5706800e-01   4.2487400e-01  -1.4384400e-01  -7.4126900e-01  -1.1299700e+00  -1.6238400e+00  -2.1090600e+00  -2.3602400e+00  -2.6627600e+00  -2.8712600e+00  -3.0879900e+00  -3.2565000e+00  -3.4342700e+00  -3.5912200e+00  -3.7915200e+00  -3.9699700e+00  -4.0745100e+00  -4.2594000e+00  -4.4141100e+00  -4.5507600e+00];
az3=-698.575+[6.4117900e-02  -8.7588100e-01  -6.2444500e-01  -3.2616600e-01  -4.6548700e-02   1.1074600e-01   2.8467100e-01   4.3543000e-01   5.0820400e-01   5.9462900e-01   6.5295000e-01   7.1133700e-01   7.5477800e-01   7.9724700e-01   8.3130400e-01   8.6911700e-01   8.9626500e-01   9.1110600e-01   9.3473900e-01   9.5304200e-01   9.6814900e-01];
% 9037
ba1=-7.50723+[-3.8442200e-01   1.0565900e-01   6.9018200e-01   1.3410300e+00   2.0684800e+00   2.5797300e+00   3.2766400e+00   4.0493800e+00   4.4831700e+00   5.0410500e+00   5.4440000e+00   5.8717400e+00   6.2045700e+00   6.5473700e+00   6.8366000e+00   7.1823300e+00   7.4764200e+00   7.6410700e+00   7.9110100e+00   8.1240100e+00   8.3012200e+00];
ba2=444.719+[2.2354000e+00   1.6249000e+00   1.1375400e+00   6.0852400e-01   4.6949600e-02  -3.1821800e-01  -7.8059800e-01  -1.2302500e+00  -1.4559500e+00  -1.7178200e+00  -1.8925500e+00  -2.0703100e+00  -2.2057400e+00  -2.3477900e+00  -2.4728300e+00  -2.6338500e+00  -2.7793800e+00  -2.8652200e+00  -3.0187500e+00  -3.1485500e+00  -3.2649200e+00];
ba3=-690.512+[5.7604800e-02  -1.1463000e+00  -9.7069600e-01  -7.5890400e-01  -5.6444400e-01  -4.6261800e-01  -3.5925200e-01  -2.8285600e-01  -2.5146600e-01  -2.1841400e-01  -1.9882700e-01  -1.8145100e-01  -1.6995100e-01  -1.6010900e-01  -1.5322100e-01  -1.4758600e-01  -1.4695300e-01  -1.4755800e-01  -1.5026800e-01  -1.5348400e-01  -1.5674300e-01];
% 21922
bb1=-12.9198+[-4.7547600e-01  -1.8788100e-01   1.3343600e-01   5.0393400e-01   9.5216200e-01   1.2901500e+00   1.7699400e+00   2.3216500e+00   2.6352700e+00   3.0404600e+00   3.3312800e+00   3.6381400e+00   3.8766900e+00   4.1210300e+00   4.3279600e+00   4.5761400e+00   4.7895200e+00   4.9076300e+00   5.0991000e+00   5.2500300e+00   5.3752900e+00];
bb2=450.785+[1.6834100e+00   1.0906000e+00   5.0482400e-01  -1.3413300e-01  -8.0972300e-01  -1.2486200e+00  -1.8057000e+00  -2.3515600e+00  -2.6346700e+00  -2.9765100e+00  -3.2132200e+00  -3.4604000e+00  -3.6531600e+00  -3.8569400e+00  -4.0369900e+00  -4.2668300e+00  -4.4720000e+00  -4.5919900e+00  -4.8041100e+00  -4.9814700e+00  -5.1381200e+00];
bb3=-694.998+[-1.6044100e-01  -1.0358000e+00  -7.3435100e-01  -3.7332300e-01  -2.7130000e-02   1.7214900e-01   3.9805600e-01   5.9898700e-01   6.9774200e-01   8.1548300e-01   8.9559300e-01   9.7695600e-01   1.0383900e+00   1.0997400e+00   1.1502700e+00   1.2086600e+00   1.2539700e+00   1.2792500e+00   1.3210300e+00   1.3542900e+00   1.3824900e+00];

xk1=bb1-ba1;
xk2=bb2-ba2;
xk3=bb3-ba3;
yl1=ay1-az1;
yl2=ay2-az2;
yl3=ay3-az3;
y6=[yl1',yl2',yl3'];
x6=[xk1',xk2',xk3'];

for n=1:k
    mag6x(n)=sqrt(x6(n,1)^2+x6(n,2)^2+x6(n,3)^2);
end
for n=1:k
    mag6y(n)=sqrt(y6(n,1)^2+y6(n,2)^2+y6(n,3)^2);
end
for n=1:k
    height6(n)=mag6y(1,1)-mag6y(1,n);
end
for n=1:k
    width6(n)=mag6x(1,1)-mag6x(1,n);
end


%% model13_Fixed_Tether_S2_6P
t13=[2 2.05126 2.11533 2.16533 2.2247 2.25107 2.31707 2.35251 2.40079 2.4548 2.50774 2.55564 2.60228 2.65931 2.70659 2.75382 2.80395 2.85431 2.90296 2.95231 3];
% 4457
bc1=-9.37506+[4.0951700e-01   4.4637200e-01   5.4441800e-01   6.6274400e-01   8.1481600e-01   9.4770600e-01   1.1720400e+00   1.3959900e+00   1.6965300e+00   1.9904800e+00   2.3181100e+00   2.6055700e+00   2.9803500e+00   3.2736600e+00   3.8543500e+00   4.0842800e+00   4.5019500e+00   4.7540400e+00   5.1671800e+00   5.4668000e+00   5.7646400e+00];
bc2=448.144+[2.2612600e+00   2.1464700e+00   1.9186400e+00   1.6915900e+00   1.4295100e+00   1.2161200e+00   8.8615000e-01   5.8997300e-01   2.3732300e-01  -6.3229700e-02  -3.5761200e-01  -5.9656000e-01  -8.8297100e-01  -1.0924300e+00  -1.4857700e+00  -1.6365700e+00  -1.9054700e+00  -2.0652900e+00  -2.3237100e+00  -2.5090900e+00  -2.6920000e+00];
bc3=-689.149+[-8.5921900e-01  -8.2703800e-01  -7.1608600e-01  -5.9362100e-01  -4.4771900e-01  -3.2897500e-01  -1.4969600e-01   3.6006300e-03   1.7586400e-01   3.1087000e-01   4.3113900e-01   5.2209100e-01   6.2243800e-01   6.8928500e-01   8.0012100e-01   8.3821600e-01   8.9982900e-01   9.3278300e-01   9.7878500e-01   1.0062100e+00   1.0296700e+00];
% 20101
bd1=-11.8681+[2.4412800e-01   2.6561300e-01   3.1490200e-01   3.7621200e-01   4.5864500e-01   5.3291700e-01   6.6650500e-01   8.0981300e-01   1.0162400e+00   1.2284800e+00   1.4730500e+00   1.6924200e+00   1.9849900e+00   2.2142900e+00   2.6704700e+00   2.8522900e+00   3.1853400e+00   3.3865100e+00   3.7166400e+00   3.9565700e+00   4.1953900e+00];
bd2=447.151+[1.4800000e+00   1.3814200e+00   1.1694500e+00   9.5372700e-01   7.0528700e-01   5.0398800e-01   1.9798700e-01  -7.4211400e-02  -3.9744700e-01  -6.7532500e-01  -9.5135300e-01  -1.1790400e+00  -1.4581200e+00  -1.6632500e+00  -2.0471500e+00  -2.1945200e+00  -2.4576900e+00  -2.6135600e+00  -2.8648600e+00  -3.0451800e+00  -3.2234200e+00];
bd3=-698.575+[-6.3160100e-01  -6.1477500e-01  -5.2605800e-01  -4.1728300e-01  -2.8230900e-01  -1.7097700e-01  -3.9193400e-03   1.3685100e-01   2.9365400e-01   4.1657300e-01   5.2802600e-01   6.1393600e-01   7.1206400e-01   7.7962000e-01   8.9541800e-01   9.3677100e-01   1.0056900e+00   1.0435800e+00   1.0984900e+00   1.1332600e+00   1.1647300e+00];
% 9037
be1=-7.50723+[4.8159700e-01   5.3389100e-01   6.7203400e-01   8.3161000e-01   1.0301000e+00   1.1994900e+00   1.4776900e+00   1.7476600e+00   2.0996300e+00   2.4344500e+00   2.7993500e+00   3.1155800e+00   3.5226700e+00   3.8379000e+00   4.4564500e+00   4.6999900e+00   5.1408300e+00   5.4060300e+00   5.8394400e+00   6.1529600e+00   6.4639900e+00];
be2=444.719+[2.2426500e+00   2.1407400e+00   1.9465000e+00   1.7558200e+00   1.5371800e+00   1.3599000e+00   1.0868800e+00   8.4249200e-01   5.5172400e-01   3.0379200e-01   6.0555100e-02  -1.3679800e-01  -3.7373300e-01  -5.4719900e-01  -8.7251800e-01  -9.9694900e-01  -1.2184100e+00  -1.3497400e+00  -1.5614500e+00  -1.7128500e+00  -1.8619200e+00];
be3=-690.512+[-7.0677700e-01  -6.8678800e-01  -6.0526300e-01  -5.1476800e-01  -4.0744700e-01  -3.2094200e-01  -1.9283800e-01  -8.5333000e-02   3.2844100e-02   1.2235200e-01   1.9866500e-01   2.5429700e-01   3.1285000e-01   3.4898800e-01   4.0099300e-01   4.1625200e-01   4.3691600e-01   4.4533200e-01   4.5130700e-01   4.4985900e-01   4.4479800e-01];
% 21922
bf1=-12.9198+[2.1334200e-01   2.2715100e-01   2.5467400e-01   2.9260500e-01   3.4791000e-01   4.0058100e-01   5.0130300e-01   6.1572200e-01   7.9029500e-01   9.7819600e-01   1.2016600e+00   1.4054900e+00   1.6820700e+00   1.9012100e+00   2.3409000e+00   2.5170100e+00   2.8406600e+00   3.0366500e+00   3.3589300e+00   3.5936100e+00   3.8275600e+00];
bf2=450.785+[1.6817900e+00   1.5741100e+00   1.3390800e+00   1.0971600e+00   8.1604200e-01   5.8692100e-01   2.3572500e-01  -7.7512800e-02  -4.4943200e-01  -7.6782100e-01  -1.0825000e+00  -1.3410400e+00  -1.6565800e+00  -1.8879300e+00  -2.3217200e+00  -2.4886800e+00  -2.7873600e+00  -2.9645300e+00  -3.2504200e+00  -3.4557600e+00  -3.6588200e+00];
bf3=-694.998+[-8.5956700e-01  -8.3520400e-01  -7.2814900e-01  -5.9832500e-01  -4.3690900e-01  -3.0307400e-01  -9.9631600e-02   7.3481800e-02   2.6815000e-01   4.2230100e-01   5.6344200e-01   6.7294100e-01   7.9921000e-01   8.8711600e-01   1.0418900e+00   1.0985400e+00   1.1951300e+00   1.2495100e+00   1.3310000e+00   1.3848400e+00   1.4350800e+00];

xm1=bf1-be1;
xm2=bf2-be2;
xm3=bf3-be3;
yn1=bc1-bd1;
yn2=bc2-bd2;
yn3=bc3-bd3;
y13=[yn1',yn2',yn3'];
x13=[xm1',xm2',xm3'];

for n=1:k
    mag13x(n)=sqrt(x13(n,1)^2+x13(n,2)^2+x13(n,3)^2);
end
for n=1:k
    mag13y(n)=sqrt(y13(n,1)^2+y13(n,2)^2+y13(n,3)^2);
end
for n=1:k
    height13(n)=mag13y(1,1)-mag13y(1,n);
end
for n=1:k
    width13(n)=mag13x(1,1)-mag13x(1,n);
end


%% model14_Fixed_NoTether/S2_6P
t14=[2 2.05126 2.11533 2.17471 2.20107 2.25678 2.30078 2.35474 2.41562 2.45083 2.5117 2.55021 2.60026 2.65289 2.70081 2.75198 2.8011 2.85607 2.90043 2.95245 3];

% 4457
bg1=-9.37506+[-3.0019200e-01  -2.3709800e-01  -1.2655300e-01  -7.8967400e-03   1.6274800e-01   2.5167600e-01   4.4913800e-01   6.7178000e-01   9.2937200e-01   1.2079400e+00   1.6601800e+00   1.8111000e+00   2.3258300e+00   2.5105000e+00   2.9878100e+00   3.2514500e+00   3.7247600e+00   3.9882900e+00   4.4106100e+00   4.7604400e+00   5.0919000e+00];
bg2=448.144+[2.4402900e+00   2.3282200e+00   2.1335300e+00   1.9386500e+00   1.6755800e+00   1.5458200e+00   1.2710700e+00   9.8144000e-01   6.7442700e-01   3.7400300e-01  -4.8431100e-02  -1.7775400e-01  -5.7933600e-01  -7.1265200e-01  -1.0398500e+00  -1.2142300e+00  -1.5189200e+00  -1.6853900e+00  -1.9478500e+00  -2.1617100e+00  -2.3620700e+00];
bg3=-689.149+[-6.9515600e-01  -8.2088400e-01  -7.9559800e-01  -7.0980600e-01  -5.7481300e-01  -5.0327100e-01  -3.4743100e-01  -1.8396300e-01  -1.7415200e-02   1.3642500e-01   3.3464100e-01   3.9205400e-01   5.5466700e-01   6.0458300e-01   7.1717700e-01   7.7185700e-01   8.5680300e-01   8.9891800e-01   9.5838600e-01   1.0000200e+00   1.0333900e+00];
% 20101
bh1=-11.8681+[-2.9902300e-01  -2.6530200e-01  -2.0781500e-01  -1.4531000e-01  -5.3295600e-02  -4.0113200e-03   1.1027100e-01   2.4486800e-01   4.1138600e-01   6.0220300e-01   9.3220700e-01   1.0459000e+00   1.4432500e+00   1.5870400e+00   1.9616900e+00   2.1706200e+00   2.5471200e+00   2.7574400e+00   3.0952200e+00   3.3761000e+00   3.6430300e+00];
bh2=447.151+[1.7507100e+00   1.6454900e+00   1.4422000e+00   1.2419300e+00   9.7785200e-01   8.5080100e-01   5.8697300e-01   3.1511700e-01   3.0927200e-02  -2.4640400e-01  -6.4341700e-01  -7.6691500e-01  -1.1586700e+00  -1.2901500e+00  -1.6148700e+00  -1.7881700e+00  -2.0894400e+00  -2.2534300e+00  -2.5105400e+00  -2.7198500e+00  -2.9159500e+00];
bh3=-698.575+[-5.5128000e-01  -6.7032500e-01  -6.5551400e-01  -5.7827600e-01  -4.5300800e-01  -3.8567400e-01  -2.3738200e-01  -8.4050400e-02   7.0251400e-02   2.1120500e-01   3.9509300e-01   4.4908800e-01   6.0615700e-01   6.5593900e-01   7.7132900e-01   8.2887700e-01   9.2129500e-01   9.6841000e-01   1.0369300e+00   1.0870100e+00   1.1291500e+00];
% 9037
bi1=-7.50723+[-2.4777100e-01  -1.7087000e-01  -2.1975100e-02   1.3597700e-01   3.5784100e-01   4.7096100e-01   7.1728600e-01   9.8858200e-01   1.2946200e+00   1.6179000e+00   2.1286700e+00   2.2965800e+00   2.8610200e+00   3.0610100e+00   3.5734200e+00   3.8544400e+00   4.3559600e+00   4.6340400e+00   5.0780900e+00   5.4447000e+00   5.7911100e+00];
bi2=444.719+[2.4035900e+00   2.3034500e+00   2.1376600e+00   1.9744400e+00   1.7556000e+00   1.6481100e+00   1.4212200e+00   1.1828100e+00   9.3053500e-01   6.8392300e-01   3.3673700e-01   2.3047700e-01  -1.0008400e-01  -2.1000600e-01  -4.8028400e-01  -6.2438900e-01  -8.7608900e-01  -1.0133300e+00  -1.2292800e+00  -1.4048100e+00  -1.5689300e+00];
bi3=-690.512+[-5.2198300e-01  -6.6058500e-01  -6.5622300e-01  -5.9498800e-01  -4.9605400e-01  -4.4347800e-01  -3.2968700e-01  -2.1175400e-01  -9.3911700e-02   1.2664200e-02   1.4642000e-01   1.8434200e-01   2.8770300e-01   3.1803000e-01   3.8268200e-01   4.1165400e-01   4.5103100e-01   4.6794700e-01   4.8726500e-01   4.9599800e-01   4.9839300e-01];
% 21922
bk1=-12.9198+[-3.4854100e-01  -3.1802900e-01  -2.7916500e-01  -2.3738800e-01  -1.7348800e-01  -1.3783800e-01  -5.1652700e-02   5.4126600e-02   1.9197400e-01   3.5644600e-01   6.5286700e-01   7.5716800e-01   1.1286900e+00   1.2649900e+00   1.6233100e+00   1.8245800e+00   2.1892600e+00   2.3936900e+00   2.7229500e+00   2.9974500e+00   3.2589200e+00];
bk2=450.785+[1.9490300e+00   1.8390700e+00   1.6210600e+00   1.4014100e+00   1.1076900e+00   9.6462200e-01   6.6445300e-01   3.5293800e-01   2.6064200e-02  -2.9267800e-01  -7.4632400e-01  -8.8691600e-01  -1.3305000e+00  -1.4788400e+00  -1.8443100e+00  -2.0395500e+00  -2.3799200e+00  -2.5656000e+00  -2.8571800e+00  -3.0947400e+00  -3.3175300e+00];
bk3=-694.998+[-7.8074900e-01  -8.9592500e-01  -8.7140300e-01  -7.7992000e-01  -6.3192300e-01  -5.5195200e-01  -3.7444500e-01  -1.8939200e-01  -1.1642600e-03   1.7221300e-01   3.9964500e-01   4.6670600e-01   6.6339500e-01   7.2612100e-01   8.7294200e-01   9.4754700e-01   1.0705600e+00   1.1346100e+00   1.2299500e+00   1.3018500e+00   1.3645100e+00];
  
xo1=bk1-bi1;
xo2=bk2-bi2;
xo3=bk3-bi3;
yp1=bg1-bh1;
yp2=bg2-bh2;
yp3=bg3-bh3;
x14=[xo1',xo2',xo3'];
y14=[yp1',yp2',yp3'];

for n=1:k
    mag14x(n)=sqrt(x14(n,1)^2+x14(n,2)^2+x14(n,3)^2);
end
for n=1:k
    mag14y(n)=sqrt(y14(n,1)^2+y14(n,2)^2+y14(n,3)^2);
end
for n=1:k
    height14(n)=mag14y(1,1)-mag14y(1,n);
end
for n=1:k
    width14(n)=mag14x(1,1)-mag14x(1,n);
end

%% Percent change
% bar plot
figure(1)
pc15x=(mag15x(21)/mag15x(1)*100)-100;
pc15y=(mag15y(21)/mag15y(1)*100)-100;
pc15=[pc15y,pc15x];

pc1x=(mag1x(21)/mag1x(1)*100)-100;
pc1y=(mag1y(21)/mag1y(1)*100)-100;
pc1=[pc1y,pc1x];

pc2x=(mag2x(21)/mag2x(1)*100)-100;
pc2y=(mag2y(21)/mag2y(1)*100)-100;
pc2=[pc2y,pc2x];

pc3x=(mag3x(21)/mag3x(1)*100)-100;
pc3y=(mag3y(21)/mag3y(1)*100)-100;
pc3=[pc3y,pc3x];

pc4x=(mag4x(21)/mag4x(1)*100)-100;
pc4y=(mag4y(21)/mag4y(1)*100)-100;
pc4=[pc4y,pc4x];

pc5x=(mag5x(21)/mag5x(1)*100)-100;
pc5y=(mag5y(21)/mag5y(1)*100)-100;
pc5=[pc5y,pc5x];

pc6x=(mag6x(21)/mag6x(1)*100)-100;
pc6y=(mag6y(21)/mag6y(1)*100)-100;
pc6=[pc6y,pc6x];

pc13x=(mag13x(21)/mag13x(1)*100)-100;
pc13y=(mag13y(21)/mag13y(1)*100)-100;
pc13=[pc13y,pc13x];


pc14x=(mag14x(21)/mag14x(1)*100)-100;
pc14y=(mag14y(21)/mag14y(1)*100)-100;
pc14=[pc14y,pc14x];

PC=[pc15;pc1;pc2;pc3;pc4;pc5;pc6;pc13;pc14];
bar(PC)
xticklabels({'Intact','Model 1','Model 2', 'Model 3','Model 4','Model 5','Model 6','Model 13','model 14'})
ylabel('Percent Change')
legend('Height','Width','location','northwest')
title('Absolute Foraminal Percent Change Under 2 N-m of extension (6P)')

%% figures
figure(2)

plot((t15-2)*(-2),-1*height15,'b')
hold on
plot((t15-2)*(-2),-1*width15,'-.b')
hold on

plot((t1-2)*(-2),-1*height1,'r')
hold on
plot((t1-2)*(-2),-1*width1,'-.r')
hold on

plot((t2-2)*(-2),-1*height2,'g')
hold on
plot((t2-2)*(-2),-1*width2,'-.g')
hold on

plot((t3-2)*(-2),-1*height3,'c')
hold on
plot((t3-2)*(-2),-1*width3,'-.c')
hold on

plot((t4-2)*(-2),-1*height4,'color',[.49 1 .63])
hold on
plot((t4-2)*(-2),-1*width4,'-.','color',[.49 1 .63])
hold on

plot((t5-2)*(-2),-1*height5,'color',[0.75, 0, 0.75])
hold on
plot((t5-2)*(-2),-1*width5,'-.','color',[0.75, 0, 0.75])
hold on

plot((t6-2)*(-2),-1*height6,'color',[0 0.5 1])
hold on
plot((t6-2)*(-2),-1*width6,'-.','color',[0 0.5 1])
hold on

plot((t13-2)*(-2),-1*height13,'color',[0.2 0 0])
hold on
plot((t13-2)*(-2),-1*width13,'-.','color',[0.2 0 0])
hold on

plot((t14-2)*(-2),-1*height14,'color',[1 .5 0])
hold on
plot((t14-2)*(-2),-1*width14,'-.','color',[1 .5 0])
hold on

xlabel('Moment (N-m)')
ylabel({'Narrowing/Widening (mm)';'(Positive is Widening, Negative is Narrowing)'})
title('C4-C5 Right Hand Foreman Narrowing/Widening Under 2 N-m of Extension (6P)')
legend('intact height','intact width','model 1 height', 'model 1 width','model 2 height','model 2 width','model 3 height', 'model 3 width','model 4 height','model 4 width','model 5 height','model 5 width','model 6 height','model 6 width','model 13 height','model 13 width','model 14 height','model 14 width','location','southwest')
